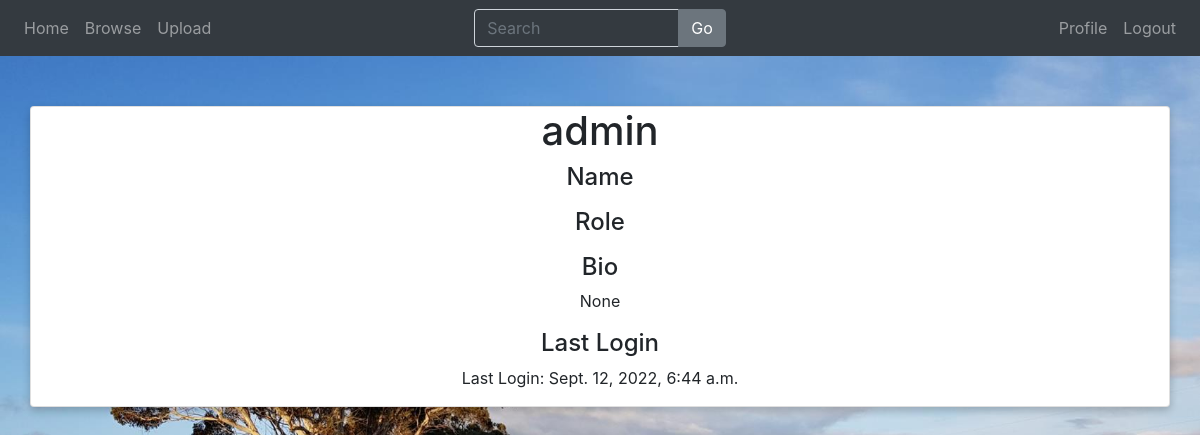
The page /profile/1/ (signed in) on the database as committed earlier.
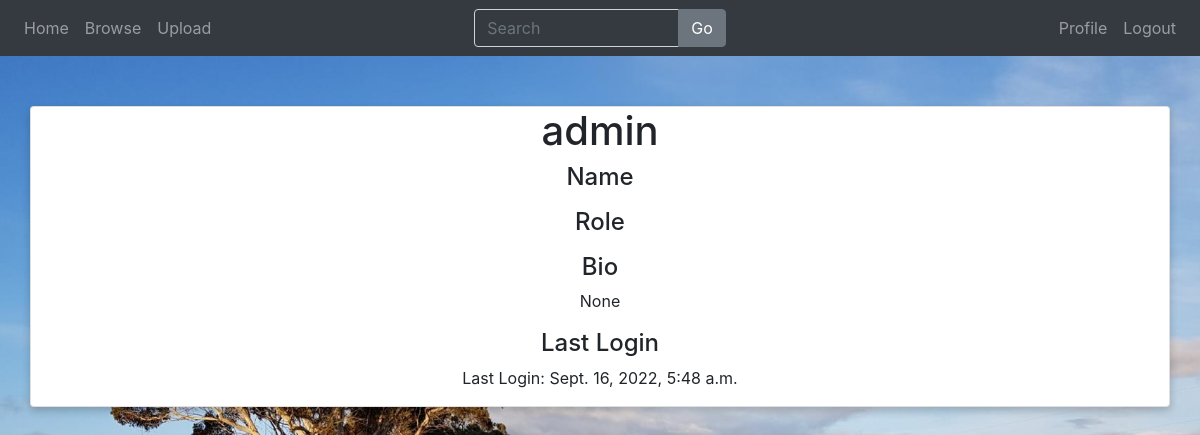
The same page on the database as committed later.
### accounts/models.py (models this page shows)
class User(AbstractUser):
    email = models.EmailField(unique=True)
    role = models.ForeignKey(Role, on_delete=models.SET_NULL, null=True)
    bio = models.TextField(null=True, blank=True)
    REQUIRED_FIELDS = []

### core/views.py (the view)
# urls.py: path('profile/<str:pk>/', views.viewProfile, name="profile"),
@login_required(login_url='accounts/login')
def viewProfile(request, pk):
    user = User.objects.get(id=pk)
    context = {'user': user}
    return render(request, 'core/profile.html', context)

### core/templates/core/profile.html (shortened to what this page needs)
{% extends 'main.html' %}
{% block content %}
<div class="container card shadowed" style="margin-top: 50px; text-align: center;">
    <div>
        <h1>{{ user.username }}</h1>
    </div>
    <div>
        <h4>Name</h4>
        <h4>Role</h4>
        <h4>Bio</h4>
        <p>{{ user.bio }}</p>
        <h4>Last Login</h4>
        <p>Last Login: {{ user.last_login }}</p>
    </div>
</div>
{% endblock content %}

Rows that differ between the two databases and show on the page:
changed User "admin": last_login "Sept. 12, 2022, 6:44 a.m." → "Sept. 16, 2022, 5:48 a.m."
